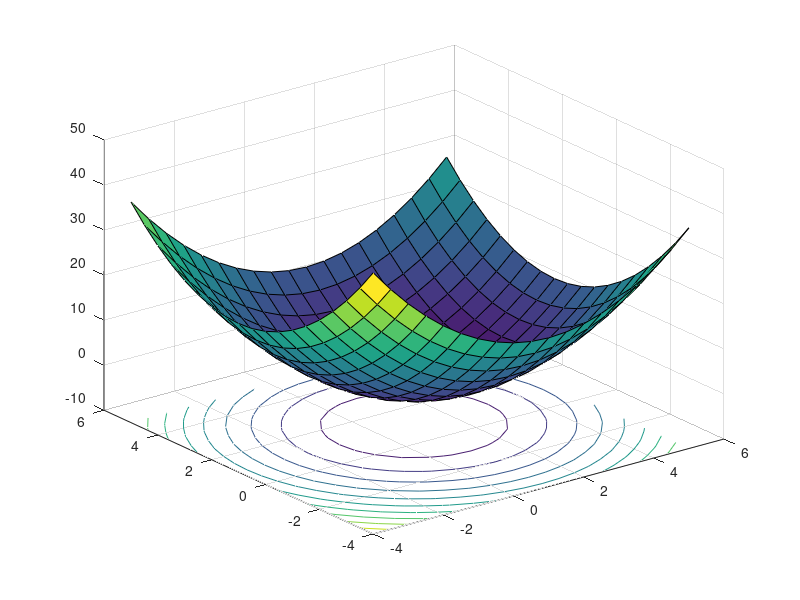

Reproduce this figure in MATLAB. (Note: this script raises an error after producing the figure.)
clear all
close all
clc

%% Parabola for nice curve and local minimum

par =  @(x1,x2) (x1-1).^2 + (x2-1).^2 - 2;

x1 = -4:0.5:5;
x2 = -4:0.5:5;

[X1,X2] = meshgrid(x1,x2);

par_ = par(X1,X2);

f1 = figure
surfc(x1, x2, par_)
hold on
colormap(f1, 'summer')
alpha 0.7
[~,i] = min(par_(:));
h = scatter3(1,1,par_(i),'filled', 'r');
h.SizeData = 350;
title('A Quadratic Function')
zlabel('F(x)')
xlabel('x1')
ylabel('x2')

%% Curve Fitting
f_org = @(x) 2*x+1;
in = 0:0.5:10;
out = f_org(in);
noisy_out = out + 2 * rand(1,length(out));

f = @(x,a) x(1)*a + x(2);

x0 = [4; 4];

options = optimoptions('lsqcurvefit','Algorithm','Levenberg-Marquardt','Diagnostics','on','Display','iter-detailed');
[xstar,resnorm,residual,exitflag,output,lambda,jacobian] = lsqcurvefit(f,x0,in,noisy_out,[],[],options);


figure
plot(in, noisy_out,'b*');
title('Least Squares Measurement Dataset')
xlabel('a')
ylabel('S')

figure
plot(in, noisy_out,'b*');
hold on

temp_in = 0:0.1:11;
temp_out = f(xstar, temp_in);
plot(temp_in, temp_out,'r-');
title('Least Squares Curve Fitting Operation')
xlabel('a')
ylabel('S')

% g = @(x1,x2) sum(((x1*v.^2 + x2*v) * 1000 - d).^2);
g = @(x1,x2) function_model_for_surfc(x1,x2, in, noisy_out);

x1 = -2:0.5:6;
x2 = -2:0.5:6;

[X1,X2] = meshgrid(x1,x2);

g_ = g(X1,X2);

f2 = figure
surfc(x1, x2, g_)
hold on
colormap(f2, 'summer')
alpha 0.7
[~,i] = min(par_(:));
title('The Objective Function')
zlabel('F(x)')
xlabel('x1')
ylabel('x2')
h = scatter3(xstar(1),xstar(2),g(xstar(1), xstar(2)),'filled', 'r');
h.SizeData = 350;
q = scatter3(x0(1),x0(2),g(x0(1), x0(2)),'filled', 'b');
q.SizeData = 350;
x = linspace(xstar(1),x0(1));
y = linspace(xstar(2),x0(2));
for i=1:length(x)
    z(i) = g(x(i),y(i));
end
plot3(x, y, z, 'LineWidth',1, 'Color','k')


% contour3(x1, x2, g_, [0:10:5000], 'LineWidth',1, 'Color','k')